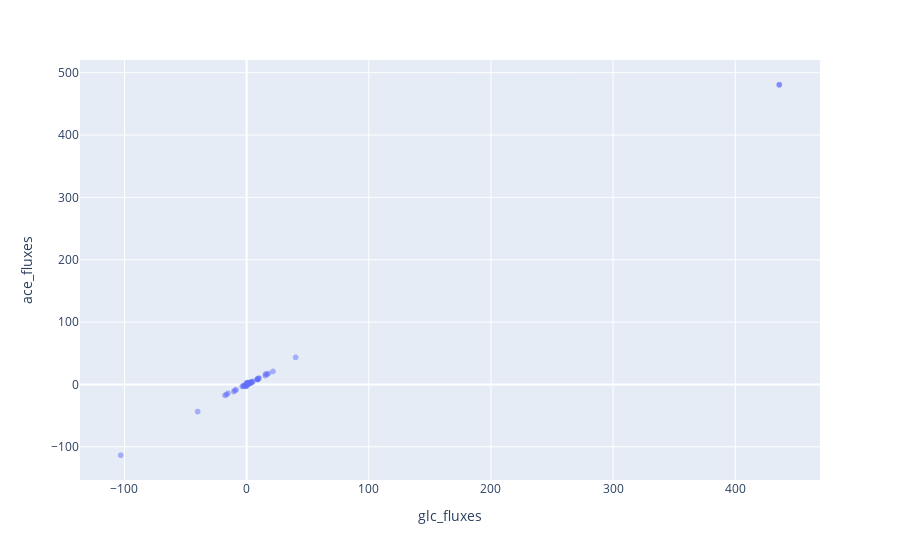

The notebook cell saved with this chart:
### Code cell
# Interactive scatterplot with plotly

fig = px.scatter(x=ecoli_glc_fluxes, y=ecoli_ace_fluxes, labels={'x': 'glc_fluxes', 'y': 'ace_fluxes'}, hover_name=ecoli_rxn_names, opacity=0.5)
fig.show()

### Figure 1 — Plotly figure (JSON) as saved in the notebook; plotly's stock layout.template omitted (floating-point values rounded to 4 significant figures; data arrays with more than 128 entries replaced by an {"elided": "..."} marker saying what was removed)
{"data": [{"hovertemplate": "<b>%{hovertext}</b><br><br>glc_fluxes=%{x}<br>ace_fluxes=%{y}<extra></extra>", "hovertext": {"elided": "4079 str values"}, "legendgroup": "", "marker": {"color": "#636efa", "opacity": 0.5, "symbol": "circle"}, "mode": "markers", "name": "", "showlegend": false, "type": "scattergl", "x": {"elided": "4079 float values"}, "xaxis": "x", "y": {"elided": "4079 float values"}, "yaxis": "y"}], "layout": {"legend": {"tracegroupgap": 0}, "margin": {"t": 60}, "xaxis": {"anchor": "y", "domain": [0, 1], "title": {"text": "glc_fluxes"}}, "yaxis": {"anchor": "x", "domain": [0, 1], "title": {"text": "ace_fluxes"}}}}
